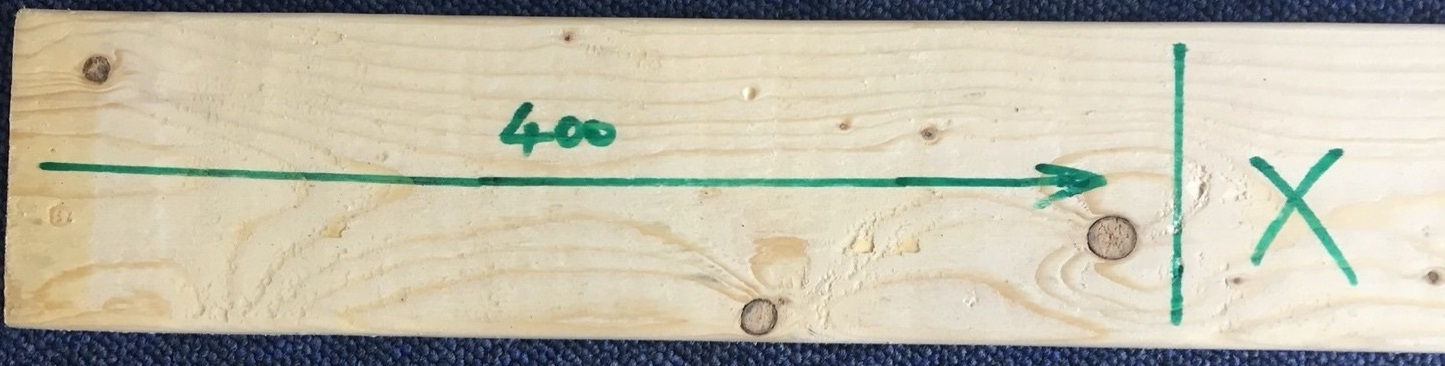
#> input picture Project of Image Analysis/image/carpenter.jpg, 1445 x 366 px, found by its file name
$ jupyter execute --allow-errors ArturoCode.ipynb   (shell and % lines are left out)
#> lines starting #> are read from the running program, lines starting #| are printed output that depends on the picture; after the words box and inside, x2 and y2 are one past the last pixel; in counts of white or black regions, pixels touching at a corner belong together
[cell 1]
from pytesseract import image_to_string
import os
os.sys.path
import cv2
import matplotlib.pyplot as plt
from scipy import misc
import numpy as np

[cell 2]
from google.colab.patches import cv2_imshow

img=cv2.imread('carpenter.jpg')
#> img is the input picture: shape (366, 1445, 3); mean B, G, R 170.7, 189.5, 194.1
hsv = cv2.cvtColor(img, cv2.COLOR_BGR2HSV)
#> hsv: shape (366, 1445, 3); mean H, S, V 34.9, 52.5, 200.7

cv2_imshow(hsv)

#> (a cell that did not finish here is left out)

[cell 4]
#tresholding
kernel = np.ones((5,5),np.uint8)
#> (the rest of this cell did not finish here and is left out)

#> (a cell that did not finish here is left out)

#> (a cell that did not finish here is left out)

[cell 7]
image = cv2.imread('test3.png')
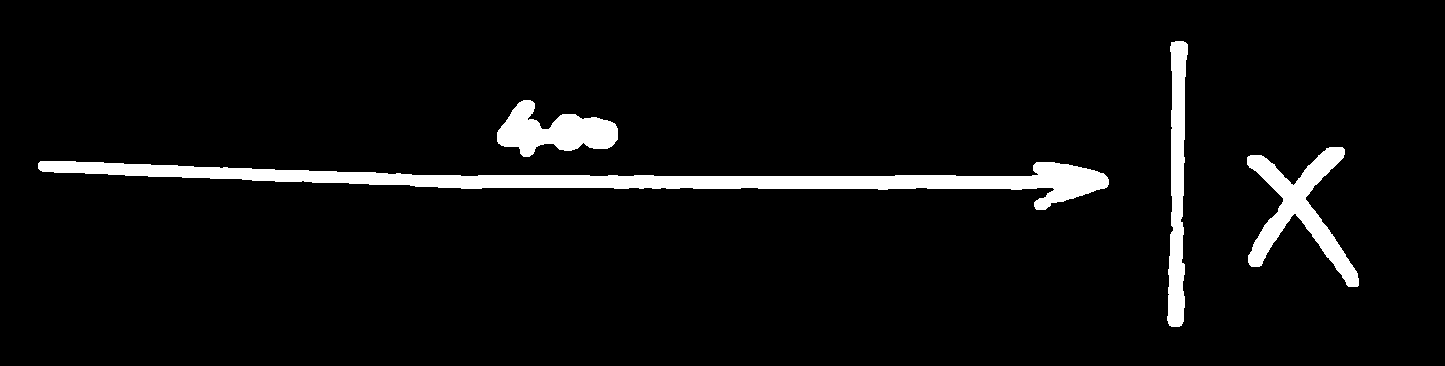
#> input picture Project of Image Analysis/image/test3.png, 1445 x 366 px, found by its file name
#> image is the input picture: shape (366, 1445, 3); 5.2% white; 4 white regions, box (x1, y1, x2, y2) and area: (38, 161, 1109, 210) 14749, (1247, 147, 1359, 287) 4999, (1167, 41, 1188, 327) 3961, (497, 100, 618, 157) 3759


height, width = image.shape[:2]
#> height = 366; width = 1445
image = np.zeros((height,width,3), dtype = "uint8")


#edge = cv2.imread('hsv2.png')
#> (the rest of this cell did not finish here and is left out)

[cell 8]
from google.colab import drive
drive.mount('/content/drive')

[cell 9]
# connect to google driver
from google.colab import drive
drive.mount('/content/drive')

[cell 10]
path = '/content/drive/MyDrive/Project of Image Analysis/X'

[cell 11]
import glob
import cv2
import numpy
from google.colab.patches import cv2_imshow
from os import listdir
from os.path import isfile, join

onlyfiles = [ f for f in listdir(path) if isfile(join(path,f)) ]
images = numpy.empty(len(onlyfiles), dtype=object)
for n in range(0, len(onlyfiles)):
  images[n] = cv2.imread( join(path,onlyfiles[n]) )
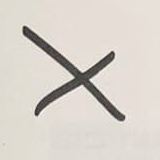
#> input picture Project of Image Analysis/X/1.png, 160 x 160 px, found by its file name


#images = [cv2.imread(file) for file in glob.glob("path/*.png")]
#print(*images, sep='\n')
#print(str(images))

[cell 12]
import skimage.color
import skimage.filters
import skimage.io
import skimage.viewer

# blur and grayscale before thresholding
#> (the rest of this cell did not finish here and is left out)

[cell 13]
picc = images[0]
#> picc is the input picture: shape (160, 160, 3); mean B, G, R 203.1, 210.6, 216.6
